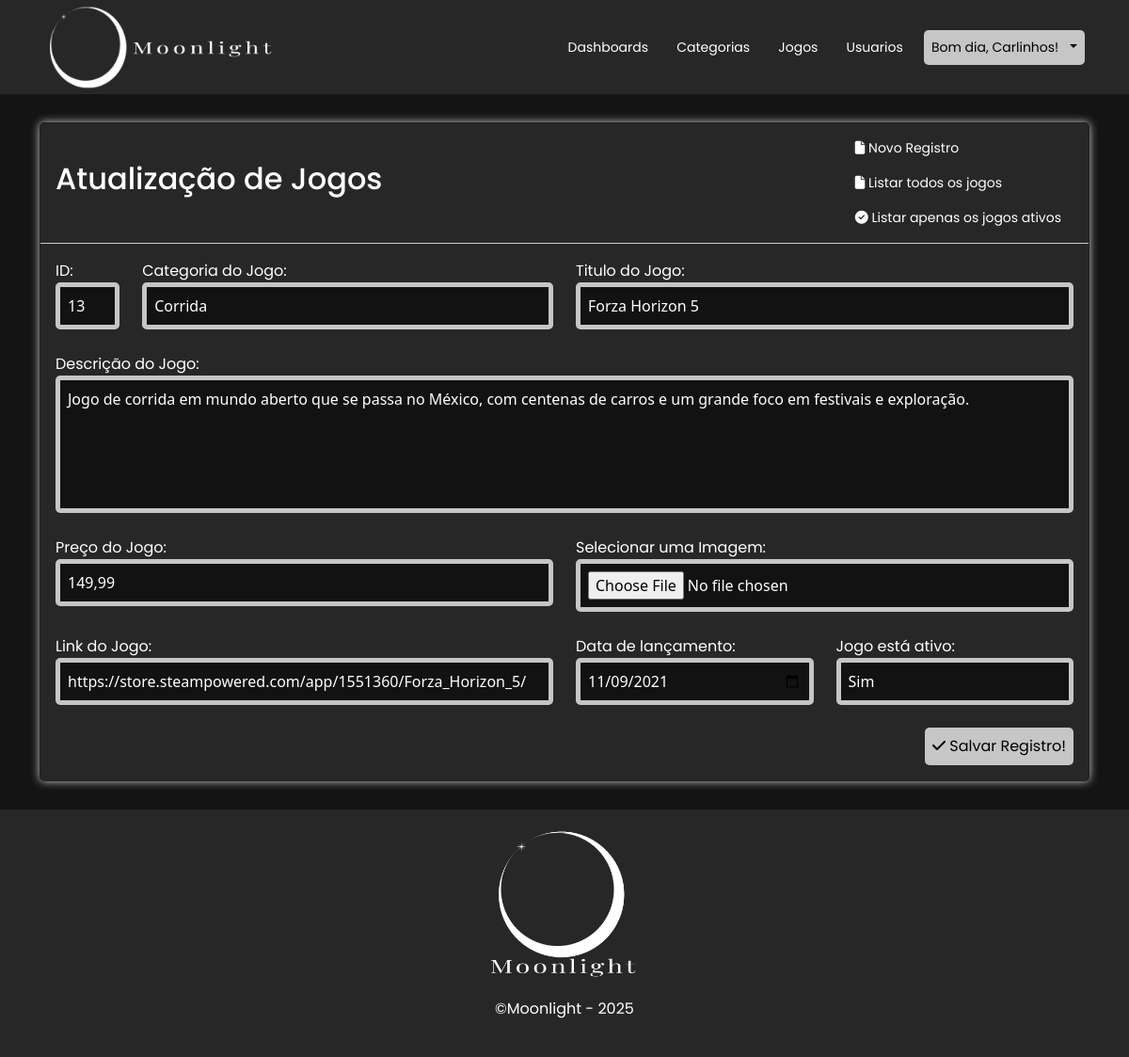
/Moonlight_Backend/Public/games/index/13 (signed in), run on the app's committed database.
### tables this page shows
CREATE TABLE `jogos` (
    `id_games` BIGINT NOT NULL AUTO_INCREMENT PRIMARY KEY,
    `id_categoria` BIGINT NOT NULL,
    `titulo` VARCHAR(255) NOT NULL COMMENT 'Nome do jogo',
    `descricao` VARCHAR(255) COMMENT 'Texto descritivo',
    `preco` DECIMAL(10,2) NOT NULL COMMENT 'Preço do jogo',
    `imagem` VARCHAR(255) COMMENT 'Caminho/URL da capa',
    `link` VARCHAR(255) COMMENT 'Caminho/URL do arquivo (ou null)',
    `data_lancamento` DATE NOT NULL COMMENT 'Data de lançamento',
    `ativo` ENUM('S', 'N') NOT NULL,
    CONSTRAINT `fk_jogos_categoria` FOREIGN KEY (`id_categoria`)
        REFERENCES `categorias`(`id_categoria`)  
        ON DELETE CASCADE
);

### Moonlight_Backend/Controller/GamesController.php (called while the page is built, shortened)
<?php
class GamesController{
    private $games;
    public function __construct(){
        $pdo = Conexao::connect();
        $this->categoria = new CategoriaModel($pdo);
        $this->games = new GamesModel($pdo);
    }
    public function index($id_games) {
        if (!empty($id_games)) {
            $dados = $this->games->editarGames($id_games);
            $id_games = $dados->id_games;
            $id_categoria = $dados->id_categoria;
            $titulo = $dados->titulo;
            $descricao = $dados->descricao;
            $preco = $dados->preco;
            $link = $dados->link;
            $data = $dados->data_lancamento;
            $ativo = $dados->ativo;
        }
        require "../Views/games/index.php";
    }
}

### Moonlight_Backend/Model/GamesModel.php (called while the page is built, shortened)
<?php
class GamesModel {
    private PDO $pdo;
    public function __construct(
        PDO $pdo,
    )
    {
        $this->pdo = $pdo;
    }
    public function editarGames($id) {
        $sql = "SELECT * FROM jogos WHERE id_games = :id_games LIMIT 1";
        $consulta = $this->pdo->prepare($sql);
        $consulta->bindParam(":id_games", $id);
        $consulta->execute();
        return $consulta->fetch(PDO::FETCH_OBJ);
    }
}

### Moonlight_Backend/Model/CategoriaModel.php (called while the page is built, shortened)
<?php
class CategoriaModel {
    private PDO $pdo;
    public function __construct(
        PDO $pdo,
    )
    {
        $this->pdo = $pdo;
    }
    public function listarCategoria() {
        $sql = "select * from categorias order by nm_cat";
        $consulta = $this->pdo->prepare($sql);
        $consulta->execute();
        return $consulta->fetchAll(PDO::FETCH_OBJ);
    }
}

### Moonlight_Backend/Views/games/index.php (the view, shortened to what this page needs)
<div class="container">
    <div class="card">
        <div class="card-header jc-between">
            <?php if(!empty($dados->id_games)): ?>
            <h2 class="float-start as-center white-text">Atualização de Jogos</h2>
            <?php else: ?>
            <h2 class="float-start as-center white-text">Cadastro de Jogos</h2>
            <?php endif; ?>
            <div class="float-end">
                <a href="<?= BASE_URL ?>/games" title="Novo Registro" class="simpleBtn p-x1 textdec-Debloat white-text">
                    <i class="fas fa-file"></i> Novo Registro
                </a>
                <a href="<?= BASE_URL ?>/games/listar" title="Listar" class="simpleBtn p-x1 textdec-Debloat white-text">
                    <i class="fas fa-file"></i> Listar todos os jogos
                </a>
                <a href="<?= BASE_URL ?>/games/listar?filtro=jogosativos" title="Jogos Prontos para Venda" class="simpleBtn p-x1 textdec-Debloat white-text mr-x1">
                    <i class="fas fa-check-circle"></i> Listar apenas os jogos ativos
                </a>
            </div>
        </div>
        <div class="card-body">
            <form name="formCadastro" method="post" action="<?= BASE_URL ?>/games/salvar" data-parsley-validate="" enctype="multipart/form-data">
                <div class="row">
                    <div class="col-12 col-md-1">
                        <label class="formLabel" for="id_games">ID:</label>
                        <input type="text" name="id_games" id="id_games" class="inputForm-control" readonly value="<?= $id_games ?>">
                    </div>
                    <div class="col-12 col-md-5">
                        <label class="formLabel" for="id_categoria">Categoria do Jogo:</label>
                        <?php
                            $dadosCategoria = $this->categoria->listarCategoria() ?? null;
                        ?>
                        <select name="id_categoria" id="id_categoria" class="selectForm-control" data-parsley-required-message="Selecione uma Categoria" <?= $dadosDisponiveis = $dadosCategoria ? "" : "style='display:none'" ?> required>
                            <?php
                                if($dadosCategoria){
                                    foreach($dadosCategoria as $dados) {
                                        $selectedOption = ($id_categoria == $dados->id_categoria) ? "selected" : "";
                                        echo "<option value='{$dados->id_categoria}' {$selectedOption} >{$dados->nm_cat}</option>";
                                    }
                                }
                            ?>
                        </select>
                    </div>
                    <div class="col-12 col-md-6">
                        <label class="formLabel" for="titulo">Titulo do Jogo:</label>
                        <input type="text" name="titulo" id="titulo" required class="inputForm-control" value="<?= $titulo ?>"
                            data-parsley-required-message="Preencha o titulo" placeholder="Digite o titulo do Jogo">
                    </div>
                </div>
                <br>
                <div class="row">
                    <div class="col-12 col-md-12">
                        <label class="formLabel" for="descricao">Descrição do Jogo:</label>
                        <textarea name="descricao" id="descricao" class="inputForm-control"
                        placeholder="Digite uma Descrição sobre o Jogo"
                        rows="5" style="resize: none;"><?= $descricao ?></textarea>
                    </div>
                </div>
                <br>
                <div class="row">
                    <div class="col-12 col-md-6">
                        <label class="formLabel" for="preco">Preço do Jogo:</label>
                        <input type="text" name="preco" id="preco" class="inputForm-control"
                        placeholder="Digite o preço do Jogo"
                        required data-parsley-required-message="Preencha o preço"
                        value="<?= number_format($preco,2,",",".") ?>"
                        inputmode="numeric">
                    </div>
                    <div class="col-12 col-md-6">
                        <label class="formLabel" for="imagem">Selecionar uma Imagem:</label>
                        <input type="file" name="imagem" id="imagem" class="inputForm-control"
                        accept="jpg">
                    </div>
                </div>
                <br>
                <div class="row">
                    <div class="col-12 col-md-6">
                        <label class="formLabel" for="link">Link do Jogo:</label>
                        <input type="text" name="link" id="link" class="inputForm-control"
                        placeholder="Digite o link do Jogo (para instalação)"
                        value="<?= $link ?>">
                    </div>
                    <div class="col-12 col-md-3">
                        <label class="formLabel" for="data_lancamento">Data de lançamento:</label>
                        <input type="date" name="data_lancamento" id="data_lancamento" class="inputForm-control"
                        placeholder="Digite a data de lançamento do jogo"
                        required data-parsley-required-message="Preencha a data de lançamento"
                        value="<?= $data ?>">
                    </div>
                    <div class="col-12 col-md-3">
                        <label for="ativo" class="formLabel">Jogo está ativo:</label>
                        <select name="ativo" id="ativo" class="selectForm-control" data-parsley-required-message="Selecione se o jogo já estará ativo." required>
                            <option value="S" <?= $ativo === "S" ? "selected" : "" ?>>Sim</option>
                        </select>
                    </div>
                </div>
                <br>
                <button type="submit" class="formBtn p-x1 black-text float-end">
                    <i class="fas fa-check"></i> Salvar Registro!
                </button>
            </form>
        </div>
    </div>
</div>

### Moonlight_Backend/Public/css/index/style.css (style rules this page uses)
:root { --mainColor: #151414; --textMainColor: #FFFFFF; --textMainColorhover:#c7c7c7; --elementColor: #272727; --elementHardColor: #121212; --elementHardColorAlpha: rgba(18, 18, 18, 0.769); --secondColor: #F5F5F5; --textSecondColor: #000000; --tableLine: #dddddddd; --tableBackground1: #FFFFFF; --tableBackground2: #f3f3f3; --tableCTA: #bebebe; --CTAColor: #26bbff; --CTAHoverColor: #72d3ff; --btnBackgroundColor: rgb(198, 198, 198); --btnBackgroundColorhover: rgb(255, 255, 255); --inputBackground: #121212; --inputBorder: rgb(198, 198, 198); --inputBackgroundhover: #272727; --inputBorderhover:rgb(255, 255, 255); --btnBackgroundCtaColor: #26bbff; --btnBackgroundCtaHoverColor: #72d3ff; --font-default: "Poppins", arial, sans-serif; }
html, body { margin: 0; padding: 0; overflow-x: hidden; min-height: 100vh; top: 0; left: 0; width: 100%; -webkit-font-smoothing: antialiased; -moz-osx-font-smoothing: grayscale; background-color: var(--mainColor); color: var(--textMainColor); }
* { margin: 0; padding: 0; box-sizing: border-box; }
.white-text { font-family: var(--font-default); color: var(--textMainColor); }
.black-text { font-family: var(--font-default); color: var(--textSecondColor) !important; }
.mr-x1 { margin-right: 5px; }
.jc-between { justify-content: space-between !important; }
.textdec-Debloat { text-decoration: none; }
.p-x1 { padding: 8px; }
.as-center { align-self: center; }
.simpleBtn { display: block; background-color: unset; color: var(--textMainColor); font-family: var(--font-default); font-size: 14px; border-radius: 5px; border: 0; padding: 8px; transition: ease-in-out 0.2s; }
.card { background-color: #272727; box-shadow: 0 0 10px #CCC; border-radius: 5px; margin: 30px 0; }

### Moonlight_Backend/Public/css/index/forms.css (style rules this page uses)
button { cursor: pointer; }
.card { background-color: #272727; box-shadow: 0 0 10px #CCC; border-radius: 5px; margin: 30px 0; }
.card-header { display: flex; border-bottom: 1px solid #CCC; justify-content: center; }
.formLabel { font-family: var(--font-default); color: var(--textMainColor); }
.inputForm-control { background-color: var(--inputBackground); border: 5px solid var(--inputBorder); border-radius: 5px !important; transition: ease-in-out 0.3s; color: var(--textMainColor) !important; display: block; width: 100%; font-size: 1rem; font-weight: 400; line-height: 1.5; appearance: none; background-clip: padding-box; padding: 8px; }
.inputForm-control::placeholder { font-family: var(--font-default); }
.selectForm-control { background-color: var(--inputBackground); border: 5px solid var(--inputBorder); border-radius: 5px !important; transition: ease-in-out 0.3s; color: var(--textMainColor) !important; display: block; width: 100%; font-size: 1rem; font-weight: 400; line-height: 1.5; appearance: none; background-clip: padding-box; padding: 8px; }
.formBtn { font-family: var(--font-default); background-color: var(--btnBackgroundColor); border: 0; border-radius: 5px; transition: ease-in-out 0.3s; }
.simpleBtn { display: block; color: var(--textMainColor); font-family: var(--font-default); font-size: 14px; border-radius: 5px; padding: 8px; transition: ease-in-out 0.2s; }

### data on the page
jogos: id_games "13", titulo "Forza Horizon 5", descricao "Jogo de corrida em mundo aberto que se passa no México, com centenas de carros e um grande foco em festivais e exploração.", preco "149,99", link "https://store.steampowered.com/app/1551360/Forza_Horizon_5/", data_lancamento "11/09/2021", ativo "Sim"

### other printed values
$greeting "Bom dia"
$userName "Carlinhos"
form field id_categoria "Corrida"
